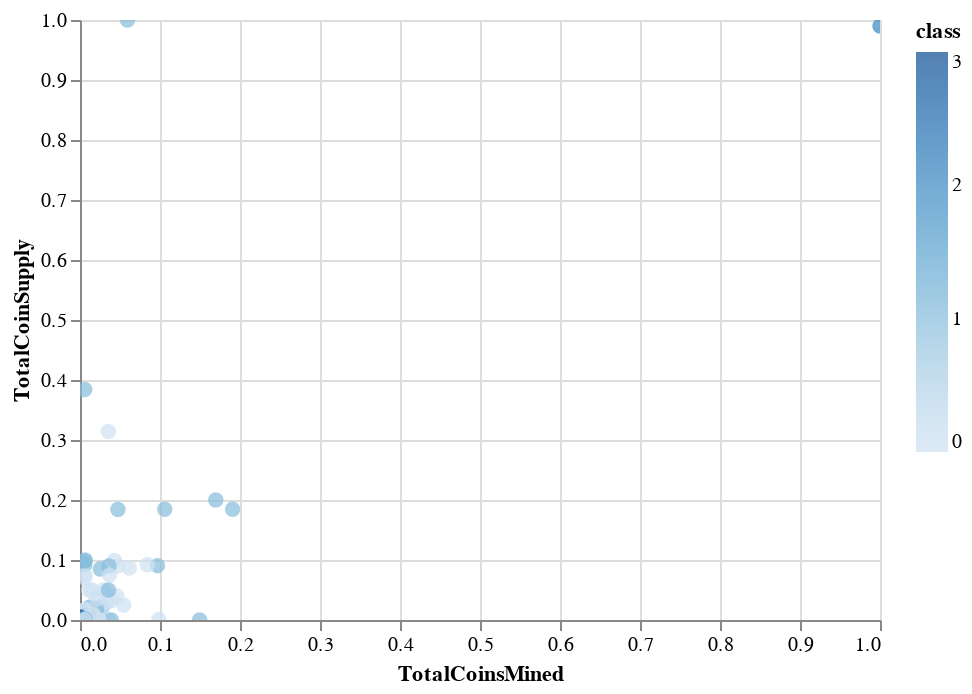

Source (notebook cell):
### Code cell
# Plot the scatter with x="TotalCoinsMined" and y="TotalCoinSupply"


alt.Chart(new_df).mark_circle(size=60).encode(
    x='TotalCoinsMined',
    y='TotalCoinSupply',
    color='class',
    tooltip=['Algorithm','ProofType']
).interactive()

### Figure 1 — Vega-Lite specification as saved in the notebook (floating-point values rounded to 4 significant figures; data arrays with more than 128 entries replaced by an {"elided": "..."} marker saying what was removed)
{"config": {"view": {"continuousWidth": 400, "continuousHeight": 300}}, "data": {"name": "data-237429f5cd659f1b91146fa7e57457f4"}, "mark": {"type": "circle", "size": 60}, "encoding": {"color": {"type": "quantitative", "field": "class"}, "tooltip": [{"type": "nominal", "field": "Algorithm"}, {"type": "nominal", "field": "ProofType"}], "x": {"type": "quantitative", "field": "TotalCoinsMined"}, "y": {"type": "quantitative", "field": "TotalCoinSupply"}}, "selection": {"selector003": {"type": "interval", "bind": "scales", "encodings": ["x", "y"]}}, "$schema": "https://vega.github.io/schema/vega-lite/v4.8.1.json", "datasets": {"data-237429f5cd659f1b91146fa7e57457f4": {"elided": "533 records"}}}
